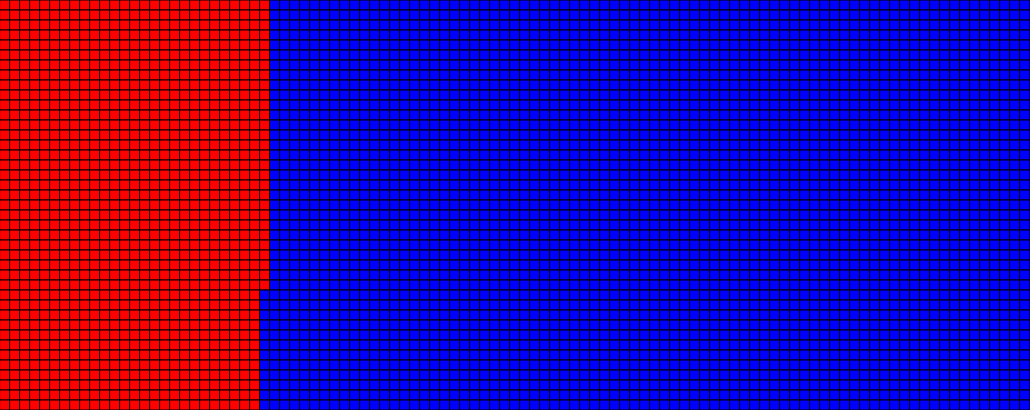
Frame 1 (no input)
Frame 60 (no input): identical to frame 1, image omitted
Frame 120 (the mouse pressed at the canvas centre since frame 60): identical to frame 1, image omitted

The p5.js sketch that drew this single still picture (run headless with seeded random() and noise() and a simulated clock; from frame 60 on, the mouse is pressed at the canvas centre):

// p5.js sketch
// ── sketch.js
let rows = 103;
let cols = 41;
let dim = 10;
let arr = [];
function setup() {
  createCanvas(rows*dim, cols*dim);
  background(220);
  for(let i = 0; i < rows; i++){arr[i]=[];for(let k = 0; k < cols; k++){arr[i][k]=0;}}
  let today = int(52.1429*21);
  print(today);
  let count = 0;
  for(let i = 0; i < rows; i++){
    for(let k = 0; k < cols; k++){
      if(count>=today){break;}
      arr[i][k]=1
      count++;
    }
  }
  grid();
  
}

function draw() {
}

function grid(){
  for(let i = 0; i < rows; i++){
    for(let k = 0; k < cols; k++){
      if(arr[i][k]==1){
        fill('red');
        square(i*dim,k*dim,dim);   
      }
      else{
        fill('blue');
        square(i*dim,k*dim,dim);
      }
    }
  }
}
